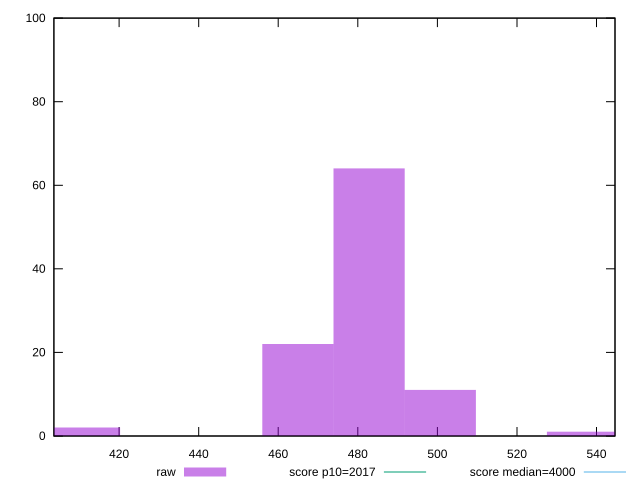

Write gnuplot code to recreate this figure.
reset

$raw <<EOF
464.94244153306465 22
482.8248431304902 64
500.70724472791574 11
411.29523674078797 2
536.4720479227669 1
EOF

set key outside below
set boxwidth 17.882401597425563
set xrange [403.6120000000001:544.6400000000001]
set yrange [0:100]
set trange [0:100]
set style fill transparent solid 0.5 noborder

set parametric
set terminal svg size 640, 490 enhanced background rgb 'white'
set output "report_00007_2020-12-11T15:55:29.892Z/mainthread-work-breakdown/samples/pages+cached+noexternal+nocss/raw/histogram.svg"

plot $raw title "raw" with boxes, \
     2017,t title "score p10=2017", \
     4000,t title "score median=4000"

reset
